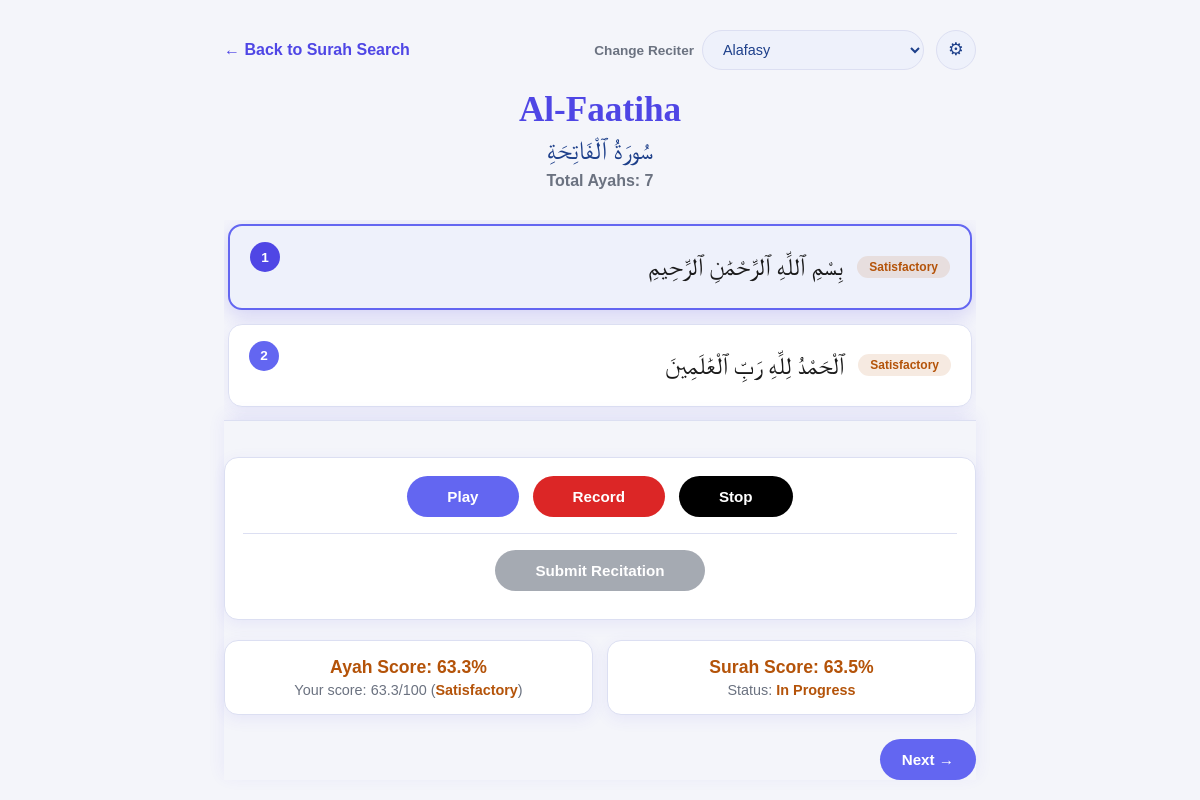
The page /recitation/1 on the database its author committed.
### database/models.py (models this page shows)
class Surah(db.Model):
    id = db.Column(db.Integer, primary_key=True)
    surah_name = db.Column(db.String(100), nullable=False)
    arabic_name = db.Column(db.String(100), nullable=False)
    total_ayahs = db.Column(db.Integer, nullable=False)
    ayahs = db.relationship('Ayah', backref='surah', lazy=True, cascade='all, delete-orphan')

class Ayah(db.Model):
    id = db.Column(db.Integer, primary_key=True)
    surah_id = db.Column(db.Integer, db.ForeignKey('surah.id'), nullable=False)
    ayah_number = db.Column(db.Integer, nullable=False)
    arabic_text = db.Column(db.String(500), nullable=False)
    audio_file = db.Column(db.String(200), nullable=False)

### app.py (the view, shortened to what this page needs)
@app.route('/recitation/<int:surah_id>')
def recitation(surah_id):
    surah = Surah.query.get(surah_id)
    if surah is None:
        abort(404, description=f"Surah with id {surah_id} was not found.")
    ayahs = Ayah.query.filter_by(surah_id=surah.id).order_by(Ayah.ayah_number).all()
    raw_ayah = request.args.get('ayah')
    if raw_ayah is None:
        current_ayah_number = 1
    else:
        try:
            current_ayah_number = int(raw_ayah)
        except ValueError:
            abort(404, description=f'"{raw_ayah}" is not a valid Ayah number.')
    reciter_key = request.args.get('reciter', default='alafasy', type=str)
    reciter_display_name, _ = RECITERS.get(reciter_key, RECITERS['alafasy'])
    if reciter_key not in RECITERS:
        reciter_key = 'alafasy'
    audio_url = build_audio_url(surah.id, current_ayah_number, reciter_key)
    all_ayah_progress = get_all_ayah_progress(surah.id)
    ayah_progress_by_number = {
        entry['ayah_number']: entry for entry in all_ayah_progress
    }
    current_ayah_progress = ayah_progress_by_number.get(current_ayah_number)
    surah_score = calculate_surah_score(surah.id)
    surah_status = get_surah_status(surah.id)
    return render_template(
        'recitation.html',
        surah=surah,
        ayahs=ayahs,
        current_ayah_number=current_ayah_number,
        reciter_key=reciter_key,
        reciter_display_name=reciter_display_name,
        reciters=RECITERS,
        audio_url=audio_url,
        ayah_progress_by_number=ayah_progress_by_number,
        current_ayah_progress=current_ayah_progress,
        surah_score=surah_score,
        surah_status=surah_status,
        surah_status_class=SURAH_STATUS_RATING_CLASS.get(surah_status, 'rating-not-attempted')
        )

### audio_utils.py (called while the page is built)
def build_audio_url(surah_id, ayah_number, reciter_key):
    _, folder = RECITERS.get(reciter_key, RECITERS["alafasy"])
    return (f"https://everyayah.com/data/{folder}/{surah_id:03d}{ayah_number:03d}.mp3")

### database/models.py (called while the page is built)
def get_all_ayah_progress(surah_id):
    rows = AyahProgress.query.filter_by(
        surah_id=surah_id
    ).order_by(
        AyahProgress.ayah_number
    ).all()
    result = []
    for row in rows:
        score = round(row.score, 1)
        result.append({
            'ayah_number': row.ayah_number,
            'score': score,
            'status': get_score_rating(score),
            'timestamp': row.timestamp
        })
    return result

def calculate_surah_score(surah_id):
    surah = Surah.query.get(surah_id)
    if surah is None or surah.total_ayahs == 0:
        return 0
    attempted = get_all_ayah_progress(surah_id)
    total_score = sum(
        entry['score']
        for entry in attempted
    )
    return round(
        total_score / surah.total_ayahs,
        1
    )

def get_surah_status(surah_id):
    surah = Surah.query.get(surah_id)
    if surah is None:
        return 'Not Started'
    score = calculate_surah_score(surah_id)
    if score == 0:
        return 'Not Started'
    attempted_count = len(
        get_all_ayah_progress(surah_id)
    )
    if (
        score >= COMPLETED_SURAH_THRESHOLD
        and attempted_count == surah.total_ayahs
    ):
        return 'Completed'
    return 'In Progress'

### scoring.py (called while the page is built)
def get_score_rating(score):
    if score >= GOOD_THRESHOLD:
        return 'Good'
    elif score >= SATISFACTORY_THRESHOLD:
        return 'Satisfactory'
    else:
        return 'Weak'

### templates/recitation.html (shortened to what this page needs)
<!DOCTYPE html>
<html lang="en">
<head>
</head>
<body>
    <div class="container">
        <div class="top-bar">
            <a class="back-link" href="/surahs">&larr; Back to Surah Search</a>
            <div class="header-right">
                <div class="reciter-picker">
                    <label for="reciterSelect">Change Reciter</label>
                    <select id="reciterSelect" onchange="changeReciter(this.value)">
                        {% for key, reciter in reciters.items() %}
                        <option value="{{ key }}" {% if key == reciter_key %}selected{% endif %}>{{ reciter[0] }}</option>
                        {% endfor %}
                    </select>
                </div>
                <div id="settingsMenu" class="settings-menu">
                    <button id="settingsCogBtn" class="settings-cog-btn" type="button"
                            onclick="toggleSettingsPanel()" aria-label="Playback settings">
                        &#9881;
                    </button>
                </div>
            </div>
        </div>
        <h1>{{ surah.surah_name }}</h1>
        <div class="arabic-heading">{{ surah.arabic_name }}</div>
        <div class="ayah-count">Total Ayahs: {{ ayahs|length }}</div>
        <div class="ayah-list">
            {% for ayah in ayahs %}
            {% set progress = ayah_progress_by_number.get(ayah.ayah_number) %}
            <div class="ayah-card{% if ayah.ayah_number == current_ayah_number %} current{% endif %}">
                <div class="ayah-number">{{ ayah.ayah_number }}</div>
                <div class="ayah-text">{{ ayah.arabic_text }}</div>
                {% if progress %}
                <div class="ayah-rating rating-{{ progress.status|lower }}" data-ayah-number="{{ ayah.ayah_number }}">{{ progress.status }}</div>
                {% else %}
                <div class="ayah-rating rating-not-attempted" data-ayah-number="{{ ayah.ayah_number }}">Not Attempted</div>
                {% endif %}
            </div>
            {% endfor %}
        </div>
        <div class="control-bar">
            <div class="controls-panel">
                <div class="controls-buttons">
                    <button id="playPauseBtn" class="play-btn" type="button" onclick="togglePlayPause()">Play</button>
                    <button id="recordBtn" class="record-btn" type="button" onclick="startRecording()">
                        <span id="recordLabel">Record</span>
                    </button>
                    <button id="stopBtn" class="stop-btn" type="button" onclick="stopAudio()">Stop</button>
                </div>
                <div class="submit-panel">
                    <button id="submitBtn" class="submit-btn" type="button" onclick="submitRecitation()" disabled>Submit Recitation</button>
                </div>
            </div>
            <div class="score-cards-row">
                <div id="scoreCard" class="score-card"{% if current_ayah_progress %} style="display: block;"{% endif %}>
                    <p id="scoreCardTitle" class="score-card-title{% if current_ayah_progress %} rating-{{ current_ayah_progress.status|lower }}{% endif %}">Ayah Score: <span id="scorePercent">{% if current_ayah_progress %}{{ '%.1f'|format(current_ayah_progress.score) }}{% endif %}</span>%</p>
                    <p class="score-card-detail">Your score: <span id="scoreFraction">{% if current_ayah_progress %}{{ '%.1f'|format(current_ayah_progress.score) }}{% endif %}</span>/100 (<span id="scoreRatingWord" class="{% if current_ayah_progress %}rating-{{ current_ayah_progress.status|lower }}{% endif %}">{% if current_ayah_progress %}{{ current_ayah_progress.status }}{% endif %}</span>)</p>
                </div>
                <div id="surahScoreCard" class="score-card" style="display: block;">
                    <p id="surahScoreCardTitle" class="score-card-title {{ surah_status_class }}">Surah Score: <span id="surahScorePercent">{{ '%.1f'|format(surah_score) }}</span>%</p>
                    <p class="score-card-detail">Status: <span id="surahScoreStatusWord" class="{{ surah_status_class }}">{{ surah_status }}</span></p>
                </div>
            </div>
            <div class="nav-row">
                {% if current_ayah_number < surah.total_ayahs %}
                <a id="nextAyahLink" class="nav-btn" onclick="clearAutoPlay()" href="/recitation/{{ surah.id }}?ayah={{ current_ayah_number + 1 }}&reciter={{ reciter_key }}">Next &rarr;</a>
                {% else %}
                <span class="nav-spacer"></span>
                {% endif %}
            </div>
        </div>
    </div>
</body>
</html>

### rows shown on the page
Surah: surah_name "Al-Faatiha", arabic_name "سُورَةُ ٱلْفَاتِحَةِ"
Ayah: ayah_number "1", arabic_text "بِسْمِ ٱللَّهِ ٱلرَّحْمَٰنِ ٱلرَّحِيمِ", status "Satisfactory"
Ayah: ayah_number "2", arabic_text "ٱلْحَمْدُ لِلَّهِ رَبِّ ٱلْعَٰلَمِينَ", status "Satisfactory"

### other values the page prints
{{ ayahs|length }} "7"
{{ '%.1f'|format(current_ayah_progress.score) }} "63.3"
{{ current_ayah_progress.status }} "Satisfactory"
{{ '%.1f'|format(surah_score) }} "63.5"
{{ surah_status }} "In Progress"
form field value "Alafasy"
